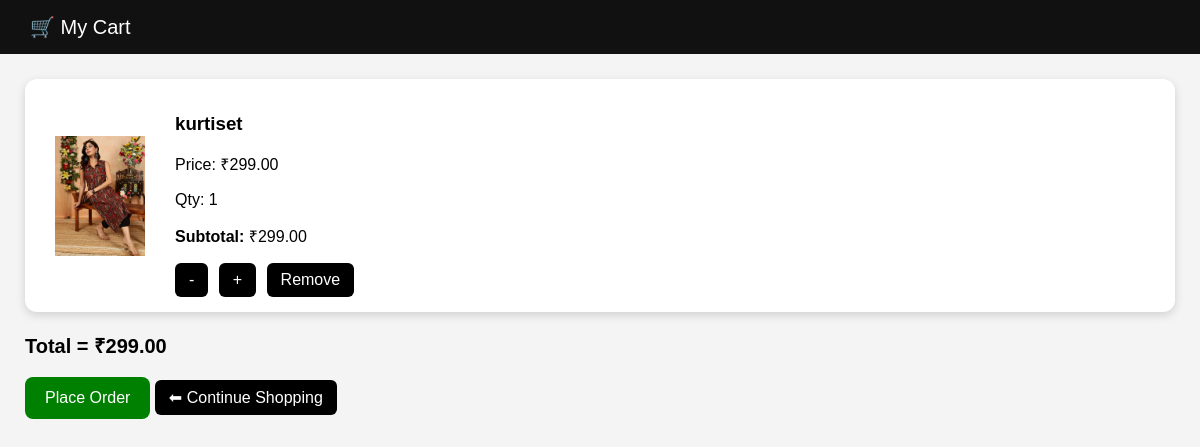
The page /cart/view/ (signed in) on the database its author committed.
### cart/models.py (models this page shows, shortened)
class CartItem(models.Model):
    user = models.ForeignKey(User, on_delete=models.CASCADE, related_name="cart_items")
    product = models.ForeignKey(Product, on_delete=models.CASCADE)
    quantity = models.PositiveIntegerField(default=1)
    created_at = models.DateTimeField(auto_now_add=True)
    def subtotal(self):
        return self.product.price * self.quantity

### signuplogin/models.py (models this page shows, shortened)
class Product(models.Model):
    category = models.ForeignKey(
        Category,
        on_delete=models.CASCADE,
        related_name="products"
    )
    subcategory = models.ForeignKey(
        SubCategory,
        on_delete=models.CASCADE,
        null=True,   # important (because you already have products)
        blank=True,
        related_name="products"
    )
    name = models.CharField(max_length=200)
    price = models.DecimalField(max_digits=10, decimal_places=2)
    image = models.ImageField(upload_to="products/", blank=True, null=True)
    description = models.TextField()
    specifications = models.JSONField(blank=True, null=True)
    average_rating = models.FloatField(default=0)
    total_reviews = models.IntegerField(default=0)

### cart/views.py (the view)
# urls.py: path("view/", views.view_cart, name="view_cart"),
@login_required
def view_cart(request):
    cart_items = CartItem.objects.filter(user=request.user)
    total = 0
    for item in cart_items:
        total += item.subtotal()
    return render(request, "cart.html", {
        "cart_items": cart_items,
        "total": total
    })

### cart/context_processors.py (called while the page is built)
def cart_wishlist_counts(request):
    if request.user.is_authenticated:
        return {
            "cart_count": CartItem.objects.filter(user=request.user).count(),
            "wishlist_count": Wishlist.objects.filter(user=request.user).count(),
        }
    return {
        "cart_count": 0,
        "wishlist_count": 0,
    }

### cart/templates/cart.html (shortened to what this page needs)
<!DOCTYPE html>
<html>
<head>
</head>
<body>
<div class="header">🛒 My Cart</div>
<div class="container">
    {% for item in cart_items %}
        <div class="card">
            {% if item.product.image %}
                <img src="{{ item.product.image.url }}" alt="">
            {% else %}
                <img src="https://via.placeholder.com/120" alt="">
            {% endif %}
            <div class="info">
                <h3>{{ item.product.name }}</h3>
                <p>Price: ₹{{ item.product.price }}</p>
                <p>Qty: {{ item.quantity }}</p>
                <p><b>Subtotal:</b> ₹{{ item.subtotal }}</p>
                <a class="btn" href="{% url 'decrease_qty' item.id %}">-</a>
                <a class="btn" href="{% url 'add_to_cart' item.product.id %}">+</a>
                <a class="btn" href="{% url 'remove_cart' item.id %}">Remove</a>
            </div>
        </div>
    {% empty %}
        <h3>Cart is empty</h3>
    {% endfor %}
    <div class="total">
        Total = ₹{{ total }}
    </div>
    <br>
    <a href="{% url 'place_order' %}"
   style="display:inline-block; padding:12px 20px; background:green; color:white; border-radius:8px; text-decoration:none;">
     Place Order
</a>
    <a class="btn" href="/dashboard/">
        ⬅ Continue Shopping
    </a>
</div>
</body>
</html>

### cart/templates/cart.html (style rules this page uses)
body { font-family: Arial; background:#f4f4f4; margin:0; }
.header { background:#111; color:white; padding:15px 30px; font-size:20px; }
.container { padding:25px; }
.card { background:white; padding:15px; margin-bottom:12px; border-radius:12px; box-shadow:0 3px 10px rgba(0,0,0,0.15); display:flex; gap:15px; align-items:center; }
.card img { width:120px; height:120px; object-fit:contain; background:#fff; border-radius:10px; }
.info { flex:1; }
.btn { padding:8px 14px; background:black; color:white; text-decoration:none; border-radius:6px; margin-right:6px; display:inline-block; }
.total { font-size:20px; font-weight:bold; margin-top:20px; }

### rows shown on the page
CartItem: product.image (picture), product.name "kurtiset", product.price "299.00", quantity "1", subtotal "299.00"

### other values the page prints
{{ total }} "299.00"
